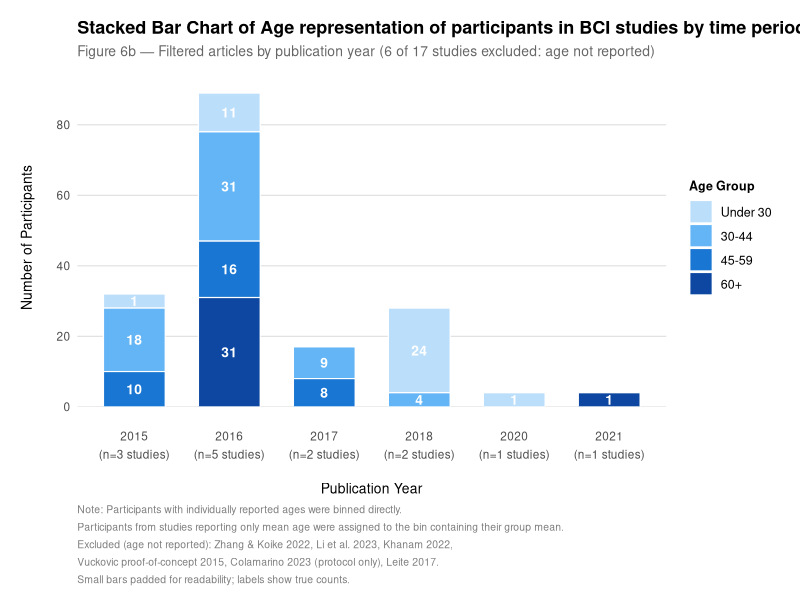
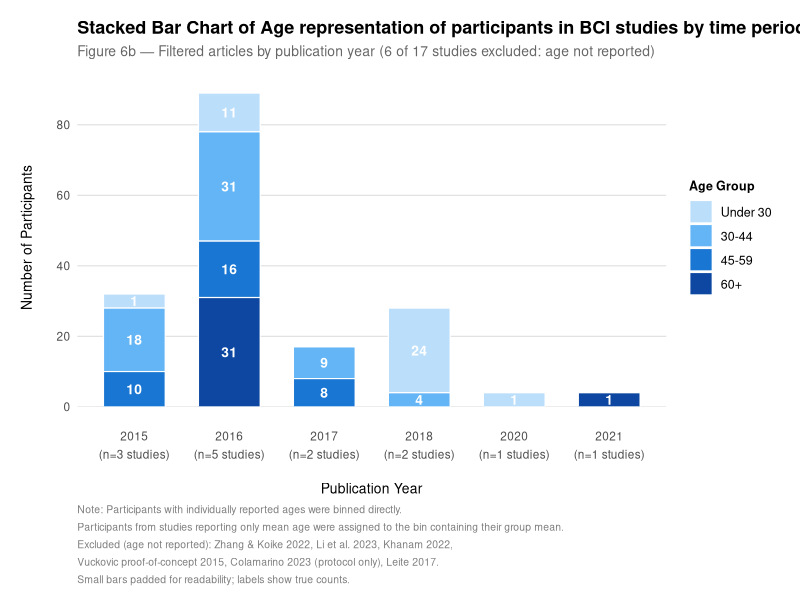

Generate these figures, in order, with R:

# Remove note to install packages if not installed already
# install.packages(c("ggplot2", "scales"))

library(ggplot2)
library(scales)


# Loading data
# Make sure figure6b_age_bins.csv is in your working directory (in same folder as R script)


age_data <- read.csv("figure6b_age_bins.csv", stringsAsFactors = FALSE)

age_data <- age_data[age_data$count > 0, ]

age_data$age_group <- factor(age_data$age_group,
  levels = c("Under 30", "30-44", "45-59", "60+"))

n_studies_per_year <- c(
  "2015" = 3, "2016" = 5, "2017" = 2,
  "2018" = 2, "2020" = 1, "2021" = 1
)

years <- sort(unique(age_data$year))
x_labels <- paste0(years, "\n(n=", n_studies_per_year[as.character(years)], " studies)")
names(x_labels) <- years

age_data$year_label <- factor(
  x_labels[as.character(age_data$year)],
  levels = x_labels
)

age_data$display_count <- ifelse(age_data$count > 0 & age_data$count < 4, 4, age_data$count)

# Plotting

fig6b <- ggplot(age_data, aes(x = year_label, y = display_count, fill = age_group)) +

  geom_bar(stat = "identity", position = "stack",
           width = 0.65, color = "white", linewidth = 0.4) +

  geom_text(
    data     = age_data[age_data$count > 0, ],
    aes(label = count),
    position = position_stack(vjust = 0.5),
    color    = "white", size = 3.5, fontface = "bold", family = "Helvetica"
  ) +

  scale_fill_manual(
    values = c(
      "Under 30" = "#BBDEFB",   # lightest blue
      "30-44"    = "#64B5F6",   # light blue
      "45-59"    = "#1976D2",   # medium blue
      "60+"      = "#0D47A1"    # darkest blue
    ),
    name = "Age Group"
  ) +

  scale_y_continuous(
    expand = expansion(mult = c(0, 0.08)),
    breaks = pretty_breaks(n = 6)
  ) +

  labs(
    title    = "Stacked Bar Chart of Age representation of participants in BCI studies by time periods",
    subtitle = "Figure 6b — Filtered articles by publication year (6 of 17 studies excluded: age not reported)",
    x        = "Publication Year",
    y        = "Number of Participants",
    caption  = paste0(
      "Note: Participants with individually reported ages were binned directly.\n",
      "Participants from studies reporting only mean age were assigned to the bin containing their group mean.\n",
      "Excluded (age not reported): Zhang & Koike 2022, Li et al. 2023, Khanam 2022,\n",
      "Vuckovic proof-of-concept 2015, Colamarino 2023 (protocol only), Leite 2017.\n",
      "Small bars padded for readability; labels show true counts."
    )
  ) +

  theme_minimal(base_family = "Helvetica") +
  theme(
    plot.title         = element_text(size = 13, face = "bold", hjust = 0),
    plot.subtitle      = element_text(size = 10, color = "grey40", hjust = 0),
    plot.caption       = element_text(size = 7.5, color = "grey50", hjust = 0,
                                      lineheight = 1.4),
    axis.title.x       = element_text(size = 10, margin = margin(t = 15)),
    axis.title.y       = element_text(size = 10, margin = margin(r = 15)),
    axis.text          = element_text(size = 8.5),
    axis.text.x        = element_text(lineheight = 1.3, margin = margin(t = 15)),
    legend.title       = element_text(size = 9, face = "bold"),
    legend.text        = element_text(size = 9),
    legend.position    = "right",
    panel.grid.major.x = element_blank(),
    panel.grid.minor   = element_blank(),
    panel.grid.major.y = element_line(color = "grey88", linewidth = 0.4),
    plot.margin        = margin(t = 15, r = 15, b = 10, l = 15)
  )

print(fig6b)

# Save

ggsave("figure6b_age_stacked_bar.png",
       plot = fig6b, width = 11, height = 5.5, dpi = 300, bg = "white")
